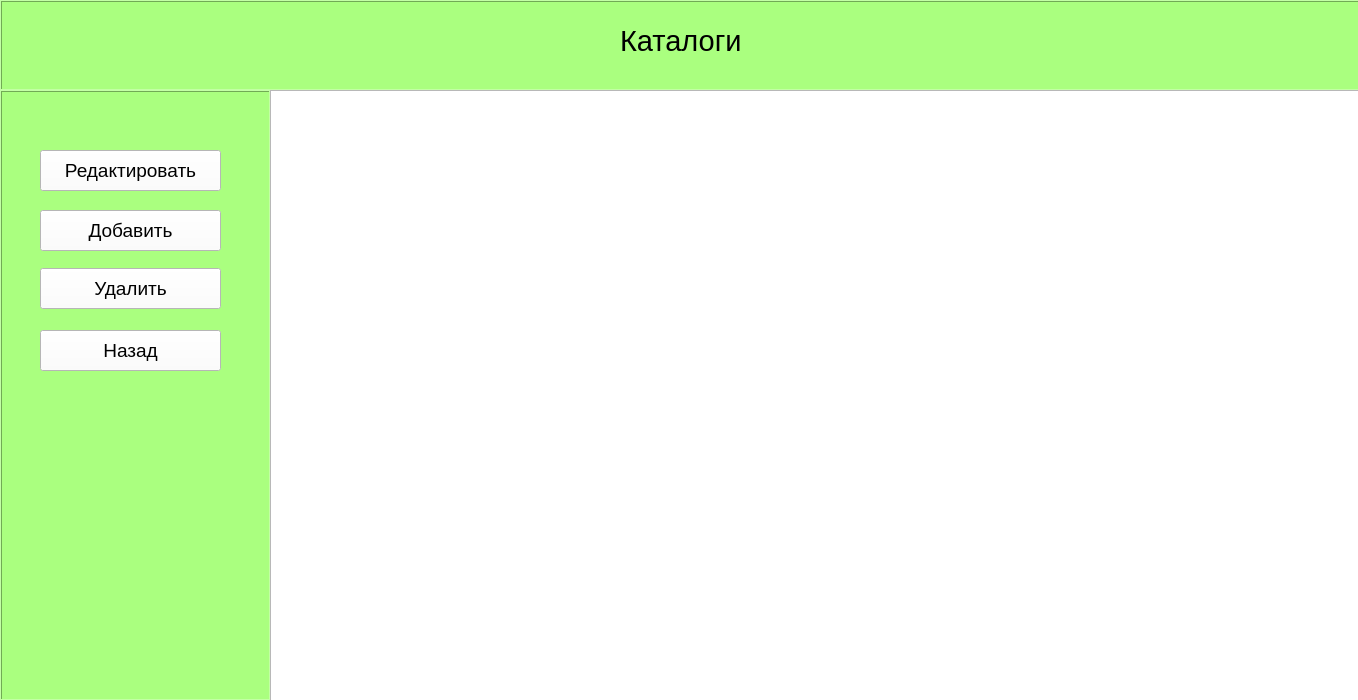
<?xml version="1.0" encoding="UTF-8"?>
<ui version="4.0">
 <class>MainWindow</class>
 <widget class="QMainWindow" name="MainWindow">
  <property name="geometry">
   <rect>
    <x>0</x>
    <y>0</y>
    <width>1358</width>
    <height>700</height>
   </rect>
  </property>
  <property name="windowTitle">
   <string>Список каталогов</string>
  </property>
  <widget class="QWidget" name="centralwidget">
   <widget class="QFrame" name="frame">
    <property name="geometry">
     <rect>
      <x>0</x>
      <y>0</y>
      <width>1361</width>
      <height>91</height>
     </rect>
    </property>
    <property name="styleSheet">
     <string notr="true">background-color:rgb(170, 255, 127)</string>
    </property>
    <property name="frameShape">
     <enum>QFrame::Box</enum>
    </property>
    <property name="frameShadow">
     <enum>QFrame::Raised</enum>
    </property>
    <widget class="QLabel" name="label">
     <property name="geometry">
      <rect>
       <x>620</x>
       <y>20</y>
       <width>131</width>
       <height>41</height>
      </rect>
     </property>
     <property name="font">
      <font>
       <pointsize>22</pointsize>
      </font>
     </property>
     <property name="text">
      <string>Каталоги</string>
     </property>
    </widget>
   </widget>
   <widget class="QFrame" name="frame_2">
    <property name="geometry">
     <rect>
      <x>0</x>
      <y>90</y>
      <width>271</width>
      <height>611</height>
     </rect>
    </property>
    <property name="styleSheet">
     <string notr="true">background-color:rgb(170, 255, 127)</string>
    </property>
    <property name="frameShape">
     <enum>QFrame::Box</enum>
    </property>
    <property name="frameShadow">
     <enum>QFrame::Raised</enum>
    </property>
    <widget class="QPushButton" name="pushButton">
     <property name="geometry">
      <rect>
       <x>40</x>
       <y>60</y>
       <width>181</width>
       <height>41</height>
      </rect>
     </property>
     <property name="font">
      <font>
       <pointsize>14</pointsize>
      </font>
     </property>
     <property name="styleSheet">
      <string notr="true">background-color:rgb(255, 255, 255)</string>
     </property>
     <property name="text">
      <string>Редактировать</string>
     </property>
    </widget>
    <widget class="QPushButton" name="pushButton_2">
     <property name="geometry">
      <rect>
       <x>40</x>
       <y>120</y>
       <width>181</width>
       <height>41</height>
      </rect>
     </property>
     <property name="font">
      <font>
       <pointsize>14</pointsize>
      </font>
     </property>
     <property name="styleSheet">
      <string notr="true">background-color:rgb(255, 255, 255)</string>
     </property>
     <property name="text">
      <string>Добавить</string>
     </property>
    </widget>
    <widget class="QPushButton" name="pushButton_3">
     <property name="geometry">
      <rect>
       <x>40</x>
       <y>178</y>
       <width>181</width>
       <height>41</height>
      </rect>
     </property>
     <property name="font">
      <font>
       <pointsize>14</pointsize>
      </font>
     </property>
     <property name="styleSheet">
      <string notr="true">background-color:rgb(255, 255, 255)</string>
     </property>
     <property name="text">
      <string>Удалить</string>
     </property>
    </widget>
    <widget class="QPushButton" name="pushButton_4">
     <property name="geometry">
      <rect>
       <x>40</x>
       <y>240</y>
       <width>181</width>
       <height>41</height>
      </rect>
     </property>
     <property name="font">
      <font>
       <pointsize>14</pointsize>
      </font>
     </property>
     <property name="styleSheet">
      <string notr="true">background-color:rgb(255, 255, 255)</string>
     </property>
     <property name="text">
      <string>Назад</string>
     </property>
    </widget>
   </widget>
   <widget class="QTableWidget" name="tableWidget">
    <property name="geometry">
     <rect>
      <x>270</x>
      <y>90</y>
      <width>1091</width>
      <height>611</height>
     </rect>
    </property>
   </widget>
  </widget>
 </widget>
 <resources/>
 <connections/>
</ui>
